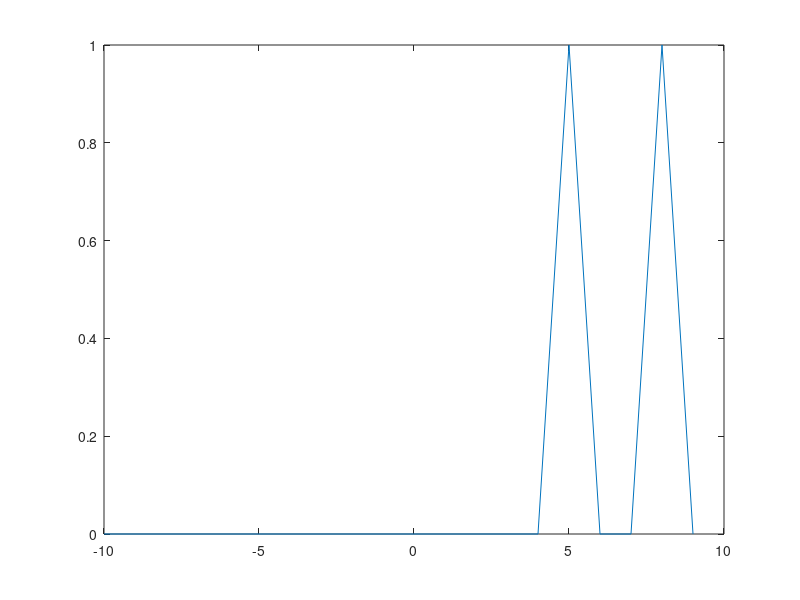
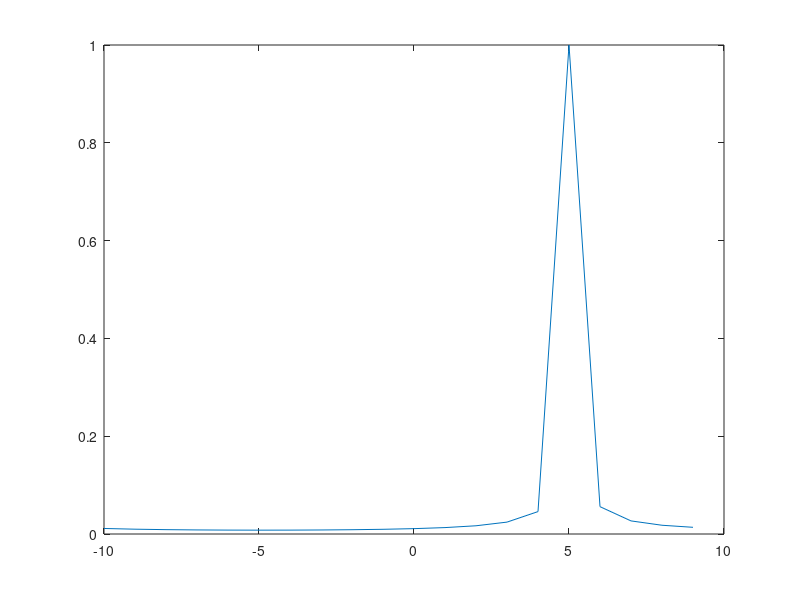

Reproduce these figures in MATLAB, in order.
% part 1 - section 0
f=-10:1:9;
fs=20;
ts=1/fs;
t=0:ts:1-ts;
x1=exp(1i*2*pi*5*t)+exp(1i*2*pi*8*t);
x2=exp(1i*2*pi*5*t)+exp(1i*2*pi*5.1*t);
y1=fftshift(fft(x1));
y2=fftshift(fft(x2));
out1=y1/max(abs(y1));
out2=y2/max(abs(y2));
plot(f,abs(out1));
figure
plot(f,abs(out2));